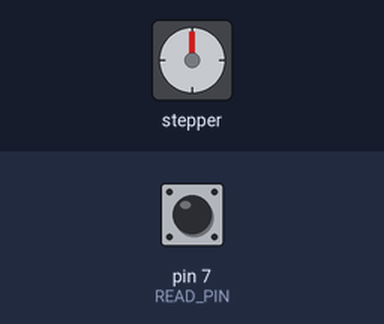
Simulated run of this sketch. Board: Arduino Uno, built with avr-gcc and run on an emulated ATmega328P. Shown: stepper motor. The test bench sets the inputs (shaded band); at power-on: pin 7 (READ_PIN) LOW. Stepper angles assume 2048 steps per turn.

Above: at 1.2 s.
1.3 s: pin 7 (READ_PIN) driven HIGH
At 2.77 s:
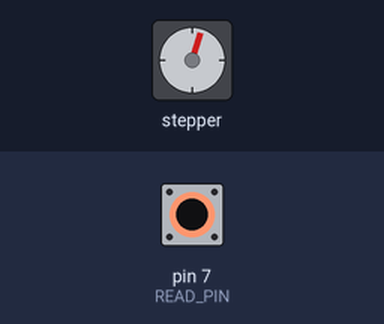
At 3.4 s:
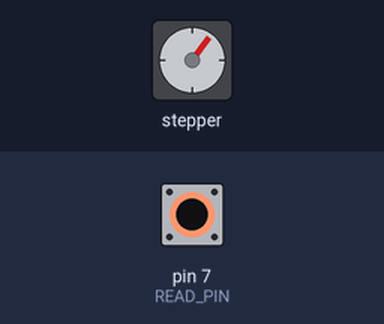
4.3 s: pin 7 (READ_PIN) pulsed LOW 2 times (0.12 s each, 0.3 s apart)
At 4.76 s:
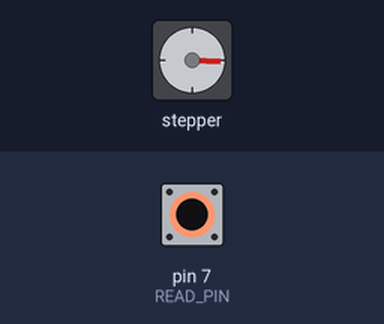
7.3 s: pin 7 (READ_PIN) pulsed LOW 5 times (0.12 s each, 0.3 s apart)
Timing chart, 0 to 19.3 s (numbered marks = the images above; inputs shaded):
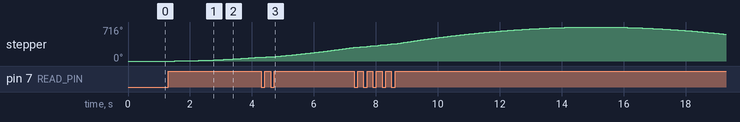

Measured:
- after the input at 1.3 s, stepper: keeps turning clockwise at about 30°/s, starting after 0.21 s

The sketch:

stepper_oneStepAtATime.ino
```cpp
// Include the AccelStepper Library
#include <AccelStepper.h>

// Define step constant
#define FULLSTEP 4
#define READ_PIN 7

// Creates an instance
// Pins entered in sequence IN1-IN3-IN2-IN4 for proper step sequence
AccelStepper myStepper(FULLSTEP, 8, 10, 9, 11);

bool is_turn = 0;

void setup() {
  // set the maximum speed, acceleration factor,
  // initial speed and the target position
  myStepper.setMaxSpeed(1000.0);
  myStepper.setAcceleration(100.0);
  myStepper.setSpeed(200);
  myStepper.moveTo(2*2038);

  pinMode(READ_PIN, INPUT);
}

void loop() {
  is_turn = digitalRead(READ_PIN);
  if(is_turn)
  {
    // Change direction once the motor reaches target position
    if (myStepper.distanceToGo() == 0)
      myStepper.moveTo(-myStepper.currentPosition());

    // Move the motor one step
    myStepper.run();
  }
}
```
